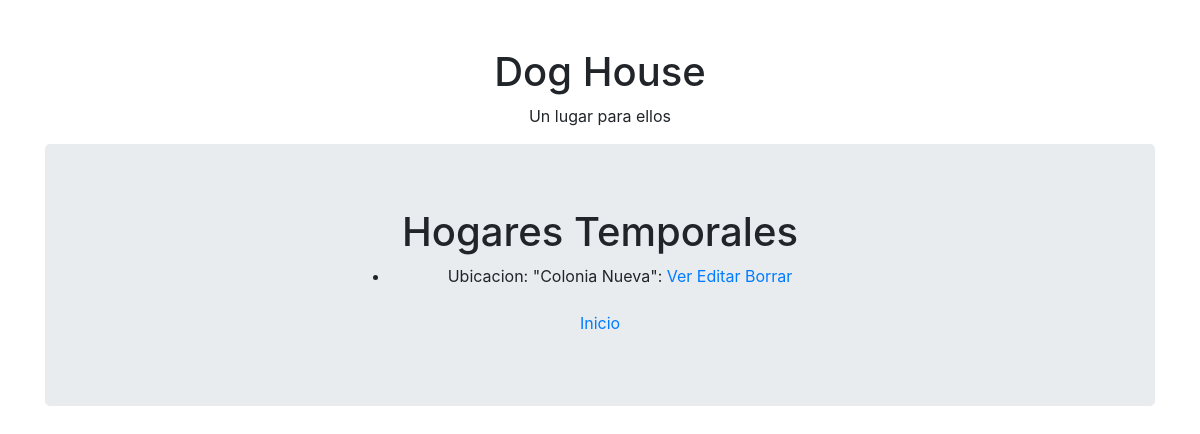
The page /hogar/list on the database as committed earlier.
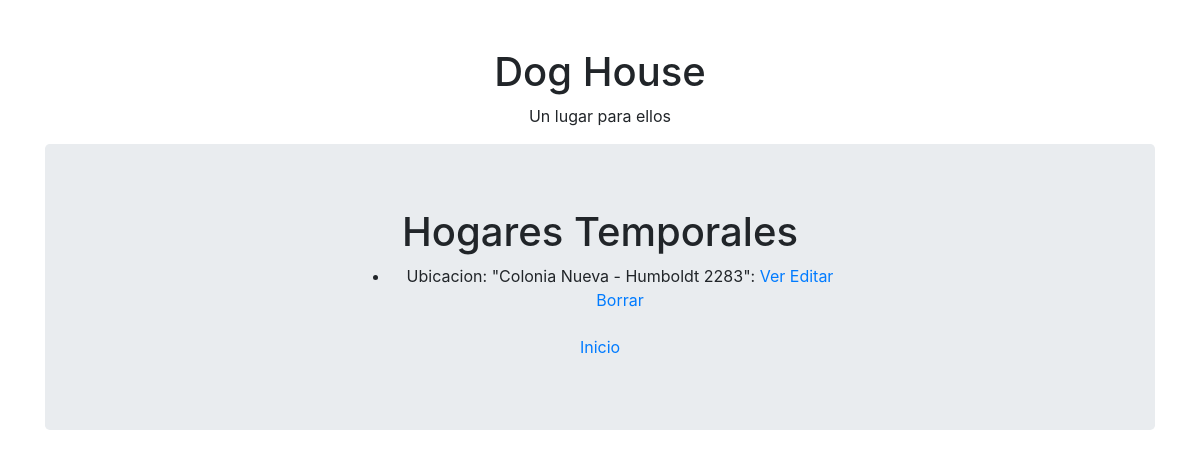
The same page on the database as committed later.
### MisPerros/models.py (models this page shows, shortened)
class HogarTemporal(models.Model):
    ubicacion=models.CharField(max_length=40)
    datoshogar=models.CharField(max_length=50)

### MisPerros/views.py (the view)
# urls.py: path('hogar/list', views.HogarTemporalList.as_view(), name='Listhogar'),
class HogarTemporalList(ListView):
    model = HogarTemporal
    template_name = "MisPerros/hogartemporal_list.html"

### MisPerros/templates/MisPerros/hogartemporal_list.html (shortened to what this page needs)
<!DOCTYPE html>
<html>
<head>
    <link rel="stylesheet" href="https://stackpath.bootstrapcdn.com/bootstrap/4.1.3/css/bootstrap.min.css">
</head>
<body>
    <div class="container text-center pt-5">
        <h1>Dog House</h1>
        <p>Un lugar para ellos</p>
        <div class='jumbotron'>
            <center>
        <div class="text-left" style="max-width:500px">
        <center><h1> Hogares Temporales </h1>
            <center><ul>
                {% for hogar in object_list %}
                    <li>
                        <p>Ubicacion: "{{hogar.ubicacion}}":
                            <a href="{% url 'Detailhogar' hogar.id %}"> Ver </a>
                            <a href="{% url 'Edithogar' hogar.id %}"> Editar </a>
                            <a href="{% url 'Deletehogar' hogar.id %}"> Borrar </a>
                        </p>
                    </li>
                {% endfor %}
            </ul>
            <a class="btn" href="http://127.0.0.1:8000/inicio" > Inicio </a>
</body>
</html>

Rows that differ between the two databases and show on the page:
removed HogarTemporal: ubicacion "Colonia Nueva"
added HogarTemporal: ubicacion "Colonia Nueva - Humboldt 2283"
